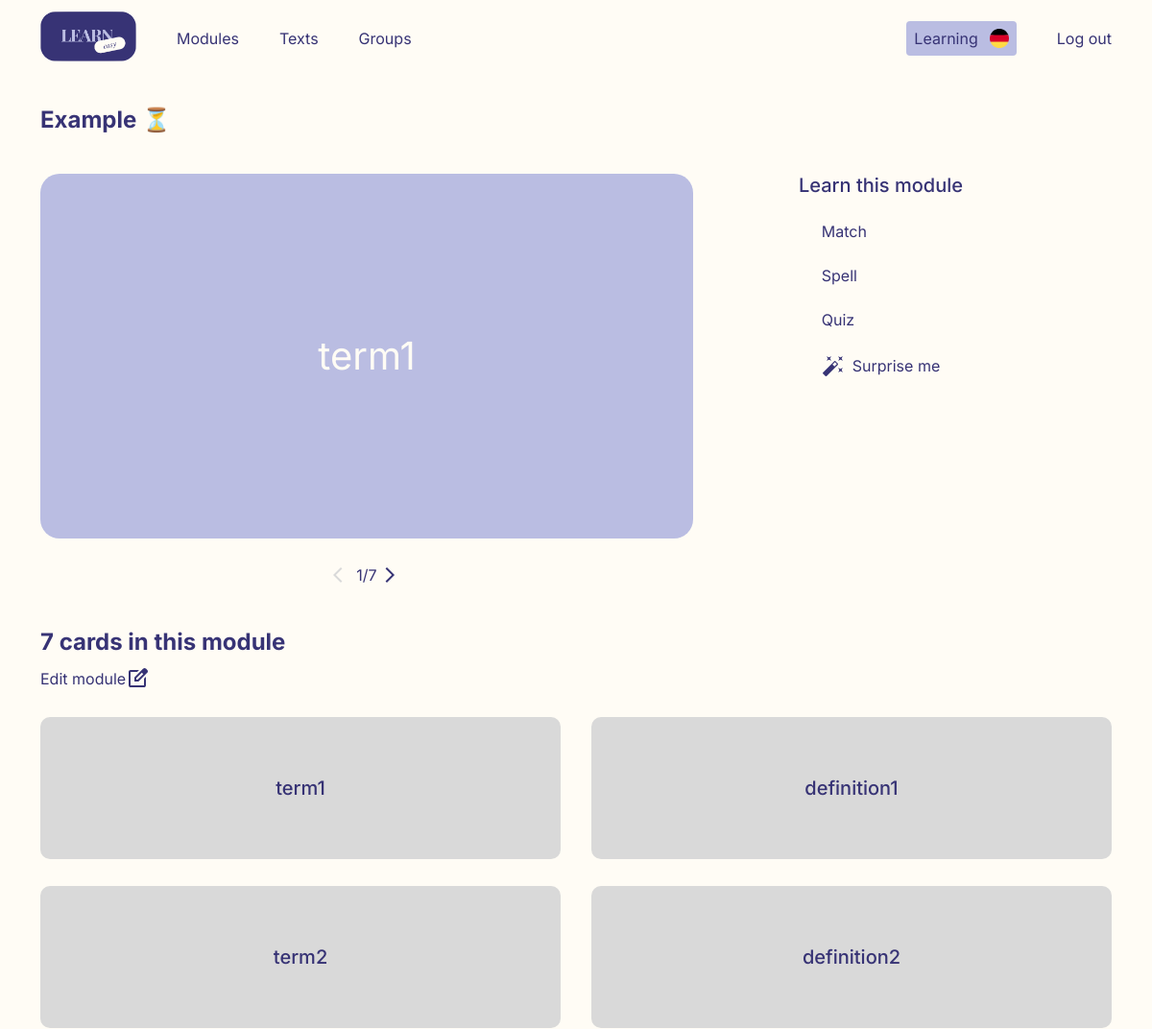
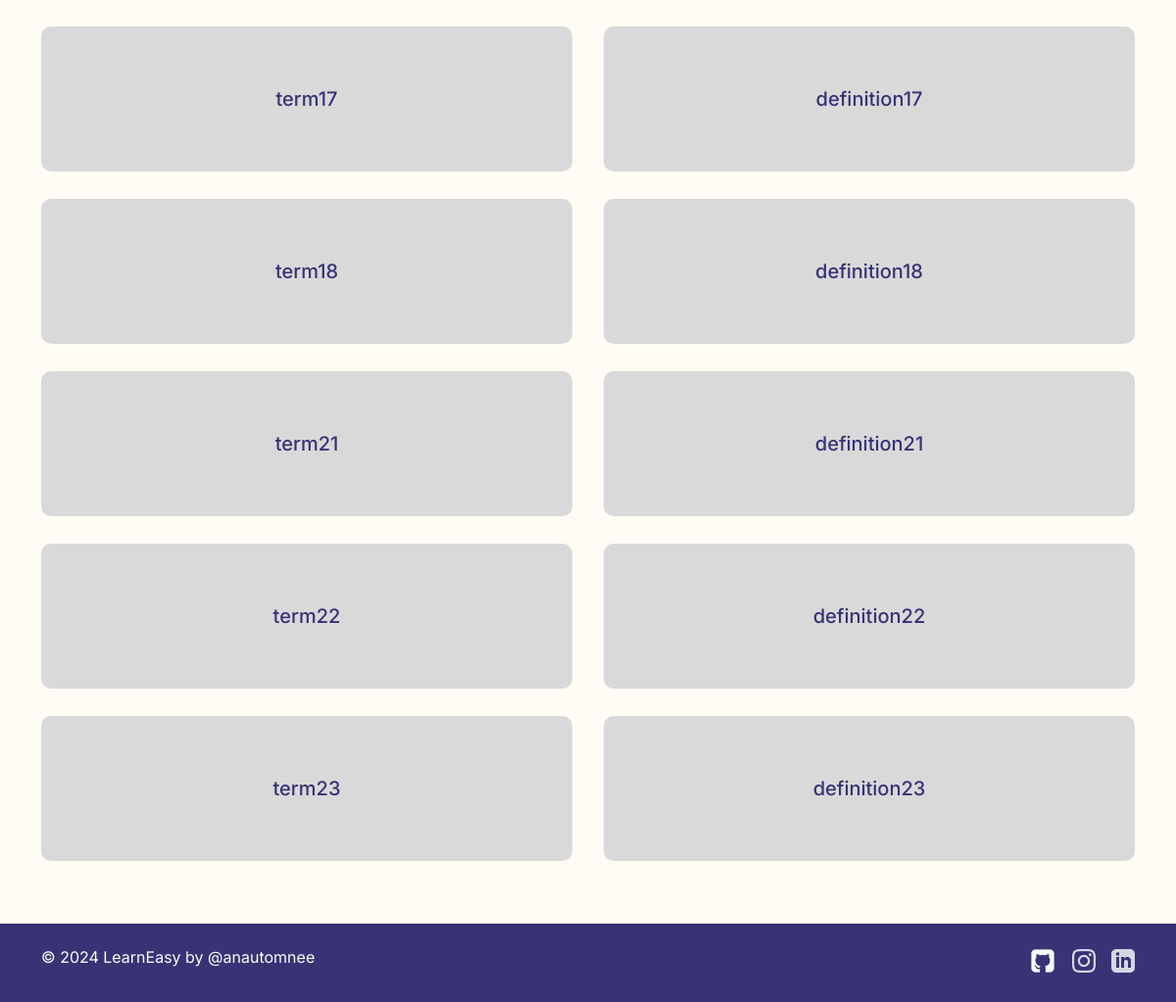
/module/1 (signed in), run on the app's committed database (2 pictures, top to bottom).
### learneasy/models.py (models this page shows)
class Module(models.Model):
    module_name = models.CharField(max_length=64)
    module_group = models.ForeignKey(Group, on_delete=models.CASCADE, related_name="group_modules", null=True)
    module_owner = models.ForeignKey(User, on_delete=models.CASCADE,  related_name="user_modules")
    module_emoji = models.CharField(max_length=28, choices=EMOJI, default=EMOJI["OPEN BOOK"])

class Card(models.Model):
    term = models.CharField(max_length=48)
    definition = models.CharField(max_length=128)
    card_module = models.ForeignKey(Module, on_delete=models.CASCADE, related_name="module_cards")

### learneasy/views.py (the view)
# urls.py: path("module/<int:id>", views.module, name="module"),
@login_required
def module(request, id):
    current_module = Module.objects.get(id=id)
    current_user = User.objects.get(username=request.user.username)
    if current_module.module_owner.username != request.user.username:
        return render(request, "learneasy/error.html")
    cards = current_module.module_cards.all().order_by("id")
    cards_count = len(cards)
    paginator = Paginator(cards, 1)
    page_number = request.GET.get("page")
    page_obj = paginator.get_page(page_number)
    lang = current_user.language
    modules = current_user.user_modules.all()
    texts = current_user.user_texts.all()
    groups = current_user.user_groups.all()
    random_list = ["match", "spell", "quiz"]
    return render(request, "learneasy/module.html", {
        "module": current_module,
        "modules": modules,
        "texts": texts,
        "groups": groups,
        "cards": cards,
        "cards_count": cards_count,
        "page_obj": page_obj,
        "lang": lang,
        "random_list": random_list
    })

### learneasy/templates/learneasy/module.html (shortened to what this page needs)
{% extends "learneasy/layout.html" %}
{% load static %}
{% block main %}
    <div class="main">
        <h1 id="module_header">{{ module.module_name }} {{ module.module_emoji|safe }}</h1>
        <div class="module_top">
            <div class="preview_card_container">
                <div class="flip_card">
                    <div class="flip_card_inner">
                        <div class="preview_card">
                            {% for card in page_obj %}
                                <p id="preview_card_font">{{ card.term }}</p>
                            {% endfor %}
                        </div>
                        <div class="preview_card_back">
                            {% for card in page_obj %}
                                <p id="preview_card_font">{{ card.definition }}</p>
                            {% endfor %}
                        </div>
                    </div>
                </div>
                <div class="preview_card_controls">
                    {% if page_obj.has_previous %}
                        <a href="?page={{ page_obj.previous_page_number }}"><svg xmlns="http://www.w3.org/2000/svg" height="20px" viewBox="0 -960 960 960" width="20px" fill="#373375"><path d="M384-96 0-480l384-384 68 68-316 316 316 316-68 68Z"/></svg></a>
                    {% else %}
                    <svg xmlns="http://www.w3.org/2000/svg" height="20px" viewBox="0 -960 960 960" width="20px" fill="#D9D9D9"><path d="M384-96 0-480l384-384 68 68-316 316 316 316-68 68Z"/></svg>
                    {% endif %}
                    <p>{{ page_obj.number }}/{{ page_obj.paginator.num_pages }}</p>
                    {% if page_obj.has_next %}
                        <a href="?page={{ page_obj.next_page_number }}"><svg xmlns="http://www.w3.org/2000/svg" height="20px" viewBox="0 -960 960 960" width="20px" fill="#373375"><path d="m288-96-68-68 316-316-316-316 68-68 384 384L288-96Z"/></svg></a>
                    {% else %}
                    <svg xmlns="http://www.w3.org/2000/svg" height="20px" viewBox="0 -960 960 960" width="20px" fill="#D9D9D9"><path d="m288-96-68-68 316-316-316-316 68-68 384 384L288-96Z"/></svg>
                    {% endif %}
                </div>
            </div>
            <div class="learn_types_container">
                <h2>Learn this module</h2>
                <div>
                    <div class="learn_types__1">
                        <p><a href="{% url 'match' module.id %}">Match</a></p>
                        <p><a href="{% url 'spell' module.id %}">Spell</a></p>
                    </div>
                    <div class="learn_types__2">
                        <p><a href="{% url 'quiz' module.id %}">Quiz</a></p>
                        <a href="/module/{{ module.id }}/{{ random_list|random }}">
                            <div id="surprise__container">
                                <img src="{% static 'learneasy/mdi_magic.png' %}" alt="surprise_icon">
                                <p>Surprise me</p>
                            </div>
                        </a>
                    </div>
                </div>
            </div>
        </div>
        <h1 id="module_cards_header">{{ cards_count }} cards in this module</h1>
        <div class="module_edit_container">
            <a href="{% url 'edit_module' module.id %}">Edit module</a>
        </div>
        <div class="module_cards_container">
            {% for card in cards %}
                <div class="term_and_def_container">
                    <div class="module_card_container">
                        <h2>{{ card.term }}</h2>
                    </div>
                    <div class="module_card_container">
                        <h2>{{ card.definition }}</h2>
                    </div>
                </div>
            {% endfor %}
        </div>
    </div>
{% endblock %}

### learneasy/static/learneasy/styles.css (style rules this page uses)
* { margin: 0; padding: 0; box-sizing: border-box; }
body { display: flex; min-height: 100vh; flex-direction: column; }
h1 { font-size: 24px; }
h2 { font-size: 20px; font-weight: 500; }
body { background-color: #fffcf5; color: #373375; font-family: "Inter", sans-serif; }
.main { margin: 0 42px; flex: 1; }
#module_header { margin-bottom: 42px; }
.module_top { display: flex; gap: 110px; }
.preview_card_container { display: flex; flex-direction: column; align-items: center; gap: 28px; }
.preview_card, .preview_card_back { display: flex; justify-content: center; align-items: center; background-color: #babde2; border-radius: 20px; perspective: 1000px; }
.flip_card { background-color: transparent; width: 680px; height: 380px; perspective: 1000px; }
.flip_card_inner { position: relative; width: 100%; height: 100%; transition: transform 0.6s; transform-style: preserve-3d; cursor: pointer; }
.preview_card, .preview_card_back { position: absolute; width: 100%; height: 100%; -webkit-backface-visibility: hidden; backface-visibility: hidden; }
.preview_card_back { transform: rotateX(180deg); }
#preview_card_font { font-size: 40px; color: #fffcf5; }
.preview_card_controls { display: flex; align-items: center; text-align: center; gap: 4px; }
.preview_card_controls svg { float: left; }
.learn_types_container { display: flex; flex-direction: column; align-items: center; gap: 26px; }
.learn_types_container div { display: flex; flex-direction: column; gap: 26px; }
#surprise__container { display: flex; flex-direction: row; align-items: center; gap: 8px; }
#module_cards_header { margin-top: 45px; margin-bottom: 12px; }
.module_edit_container { display: flex; align-items: center; margin-bottom: 28px; }
.term_and_def_container { display: flex; gap: 32px; }
.module_card_container { display: flex; justify-content: center; align-items: center; width: 545px; height: 148px; background-color: #d9d9d9; border-radius: 10px; margin-bottom: 28px; }
.module_cards_container { margin-bottom: 36px; }

### data on the page
Module: module_name "Example", module_emoji "⏳"
Card: term "term1", definition "definition1"
Card: term "term2", definition "definition2"
Card: term "term17", definition "definition17"
Card: term "term18", definition "definition18"
Card: term "term21", definition "definition21"
Card: term "term22", definition "definition22"
Card: term "term23", definition "definition23"

### other printed values
{{ page_obj.number }} "1"
{{ page_obj.paginator.num_pages }} "7"
{{ cards_count }} "7"
